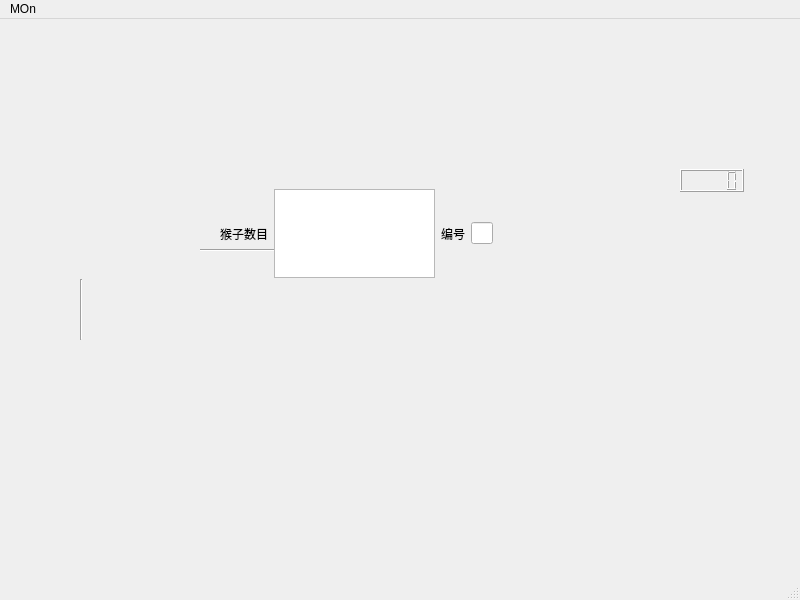
<?xml version="1.0" encoding="UTF-8"?>
<ui version="4.0">
 <class>MainWindow</class>
 <widget class="QMainWindow" name="MainWindow">
  <property name="geometry">
   <rect>
    <x>0</x>
    <y>0</y>
    <width>800</width>
    <height>600</height>
   </rect>
  </property>
  <property name="windowTitle">
   <string>MainWindow</string>
  </property>
  <widget class="QWidget" name="centralwidget">
   <widget class="QLCDNumber" name="lcdNumber">
    <property name="geometry">
     <rect>
      <x>680</x>
      <y>150</y>
      <width>64</width>
      <height>23</height>
     </rect>
    </property>
   </widget>
   <widget class="Line" name="line">
    <property name="geometry">
     <rect>
      <x>200</x>
      <y>230</y>
      <width>118</width>
      <height>3</height>
     </rect>
    </property>
    <property name="orientation">
     <enum>Qt::Horizontal</enum>
    </property>
   </widget>
   <widget class="Line" name="line_2">
    <property name="geometry">
     <rect>
      <x>80</x>
      <y>260</y>
      <width>3</width>
      <height>61</height>
     </rect>
    </property>
    <property name="orientation">
     <enum>Qt::Vertical</enum>
    </property>
   </widget>
   <widget class="QWidget" name="horizontalLayoutWidget">
    <property name="geometry">
     <rect>
      <x>220</x>
      <y>170</y>
      <width>273</width>
      <height>89</height>
     </rect>
    </property>
    <layout class="QHBoxLayout" name="horizontalLayout_2">
     <item>
      <widget class="QLabel" name="label">
       <property name="text">
        <string>猴子数目</string>
       </property>
      </widget>
     </item>
     <item>
      <widget class="QTextEdit" name="textEdit"/>
     </item>
     <item>
      <widget class="QLabel" name="label_2">
       <property name="text">
        <string>编号</string>
       </property>
      </widget>
     </item>
     <item>
      <widget class="KLineEdit" name="klineedit"/>
     </item>
    </layout>
   </widget>
  </widget>
  <widget class="QMenuBar" name="menubar">
   <property name="geometry">
    <rect>
     <x>0</x>
     <y>0</y>
     <width>800</width>
     <height>36</height>
    </rect>
   </property>
   <widget class="QMenu" name="menuMOn">
    <property name="title">
     <string>MOn</string>
    </property>
    <addaction name="separator"/>
   </widget>
   <addaction name="menuMOn"/>
  </widget>
  <widget class="QStatusBar" name="statusbar"/>
 </widget>
 <customwidgets>
  <customwidget>
   <class>KLineEdit</class>
   <extends>QLineEdit</extends>
   <header>klineedit.h</header>
  </customwidget>
 </customwidgets>
 <resources/>
 <connections/>
</ui>
